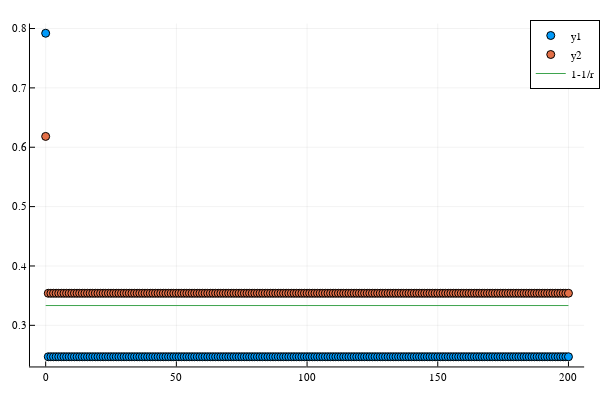

Notebook cell for this chart:
### Code cell
#logistic map
logistic_map((x, r)) = r*x*(1-x)
N1 = 200
N2 = 2
r = 1.5
arrX = []
arrRes = []
for _ in 1:N2
    x = rand()
    push!(arrX, (x, r))
    push!(arrRes, [x])
end
println(arrX)
for j in 1:N2
    for i in 1:N1
        x = arrX[j] |> logistic_map
        push!(arrRes[j], x)
    end
end
Plots.scatter(0:N1, arrRes[1])
for j in 2:N2
    Plots.scatter!(0:N1, arrRes[j])
end
Plots.plot!(0:N1, x -> 1 - 1 / r, label = "1-1/r")

### Figure 1 — Plotly figure (JSON) as saved in the notebook; plotly's stock layout.template omitted (floating-point values rounded to 4 significant figures; data arrays with more than 128 entries replaced by an {"elided": "..."} marker saying what was removed)
{"data": [{"colorbar": {"title": ""}, "legendgroup": "y1", "marker": {"color": "rgba(0, 154, 250, 1.000)", "line": {"color": "rgba(0, 0, 0, 1.000)", "width": 1}, "size": 8, "symbol": "circle"}, "mode": "markers", "name": "y1", "showlegend": true, "type": "scatter", "x": {"elided": "201 int values"}, "xaxis": "x1", "y": {"elided": "201 float values"}, "yaxis": "y1", "zmax": null, "zmin": null}, {"colorbar": {"title": ""}, "legendgroup": "y2", "marker": {"color": "rgba(227, 111, 71, 1.000)", "line": {"color": "rgba(0, 0, 0, 1.000)", "width": 1}, "size": 8, "symbol": "circle"}, "mode": "markers", "name": "y2", "showlegend": true, "type": "scatter", "x": {"elided": "201 int values"}, "xaxis": "x1", "y": {"elided": "201 float values"}, "yaxis": "y1", "zmax": null, "zmin": null}, {"colorbar": {"title": ""}, "legendgroup": "1-1/r", "line": {"color": "rgba(62, 164, 78, 1.000)", "dash": "solid", "shape": "linear", "width": 1}, "mode": "lines", "name": "1-1/r", "showlegend": true, "type": "scatter", "x": {"elided": "201 int values"}, "xaxis": "x1", "y": {"elided": "201 float values"}, "yaxis": "y1", "zmax": null, "zmin": null}], "layout": {"annotations": [], "height": 400, "legend": {"bgcolor": "rgba(255, 255, 255, 1.000)", "bordercolor": "rgba(0, 0, 0, 1.000)", "borderwidth": 1, "font": {"color": "rgba(0, 0, 0, 1.000)", "family": "sans-serif", "size": 11}, "tracegroupgap": 0, "traceorder": "normal", "x": 1.02, "xanchor": "auto", "y": 1, "yanchor": "auto"}, "margin": {"b": 20, "l": 0, "r": 0, "t": 20}, "paper_bgcolor": "rgba(255, 255, 255, 1.000)", "plot_bgcolor": "rgba(255, 255, 255, 1.000)", "showlegend": true, "width": 600, "xaxis": {"anchor": "y1", "domain": [0.05101, 0.9934], "gridcolor": "rgba(0, 0, 0, 0.100)", "gridwidth": 0.5, "linecolor": "rgba(0, 0, 0, 1.000)", "mirror": false, "range": [-6, 206], "showgrid": true, "showline": true, "showticklabels": true, "tickangle": 0, "tickcolor": "rgb(0, 0, 0)", "tickfont": {"color": "rgba(0, 0, 0, 1.000)", "family": "sans-serif", "size": 11}, "tickmode": "array", "ticks": "inside", "ticktext": ["0", "50", "100", "150", "200"], "tickvals": [0, 50, 100, 150, 200], "title": "", "titlefont": {"color": "rgba(0, 0, 0, 1.000)", "family": "sans-serif", "size": 15}, "type": "-", "visible": true, "zeroline": false, "zerolinecolor": "rgba(0, 0, 0, 1.000)"}, "yaxis": {"anchor": "x1", "domain": [0.03762, 0.9902], "gridcolor": "rgba(0, 0, 0, 0.100)", "gridwidth": 0.5, "linecolor": "rgba(0, 0, 0, 1.000)", "mirror": false, "range": [0.2307, 0.8084], "showgrid": true, "showline": true, "showticklabels": true, "tickangle": 0, "tickcolor": "rgb(0, 0, 0)", "tickfont": {"color": "rgba(0, 0, 0, 1.000)", "family": "sans-serif", "size": 11}, "tickmode": "array", "ticks": "inside", "ticktext": ["0.3", "0.4", "0.5", "0.6", "0.7", "0.8"], "tickvals": [0.3, 0.4, 0.5, 0.6, 0.7, 0.8], "title": "", "titlefont": {"color": "rgba(0, 0, 0, 1.000)", "family": "sans-serif", "size": 15}, "type": "-", "visible": true, "zeroline": false, "zerolinecolor": "rgba(0, 0, 0, 1.000)"}}}
